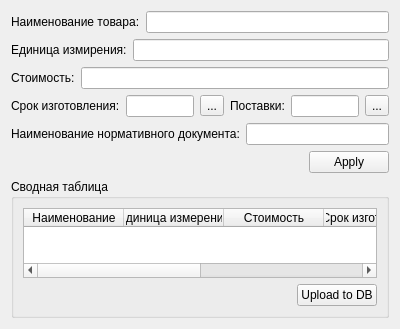
<?xml version="1.0" encoding="UTF-8"?>
<ui version="4.0">
 <class>Form</class>
 <widget class="QWidget" name="Form">
  <property name="geometry">
   <rect>
    <x>0</x>
    <y>0</y>
    <width>400</width>
    <height>300</height>
   </rect>
  </property>
  <property name="windowTitle">
   <string>Form</string>
  </property>
  <layout class="QVBoxLayout" name="verticalLayout_2">
   <item>
    <layout class="QVBoxLayout" name="verticalLayout">
     <item>
      <layout class="QHBoxLayout" name="horizontalLayout_4">
       <item>
        <widget class="QLabel" name="label">
         <property name="text">
          <string>Наименование товара:</string>
         </property>
        </widget>
       </item>
       <item>
        <widget class="QLineEdit" name="ProductNameLine"/>
       </item>
      </layout>
     </item>
     <item>
      <layout class="QHBoxLayout" name="horizontalLayout_3">
       <item>
        <widget class="QLabel" name="label_2">
         <property name="text">
          <string>Единица измирения:</string>
         </property>
        </widget>
       </item>
       <item>
        <widget class="QLineEdit" name="UnitsLine"/>
       </item>
      </layout>
     </item>
     <item>
      <layout class="QHBoxLayout" name="horizontalLayout">
       <item>
        <widget class="QLabel" name="label_3">
         <property name="text">
          <string>Стоимость:</string>
         </property>
        </widget>
       </item>
       <item>
        <widget class="QLineEdit" name="ValueLine"/>
       </item>
      </layout>
     </item>
     <item>
      <layout class="QHBoxLayout" name="horizontalLayout_2">
       <item>
        <widget class="QLabel" name="label_4">
         <property name="text">
          <string>Срок изготовления:</string>
         </property>
        </widget>
       </item>
       <item>
        <widget class="QLineEdit" name="ProduceDateLine">
         <property name="placeholderText">
          <string/>
         </property>
        </widget>
       </item>
       <item>
        <widget class="QToolButton" name="ProduceDateButton">
         <property name="text">
          <string>...</string>
         </property>
        </widget>
       </item>
       <item>
        <widget class="QLabel" name="label_5">
         <property name="text">
          <string>Поставки:</string>
         </property>
        </widget>
       </item>
       <item>
        <widget class="QLineEdit" name="SupplyDateLine"/>
       </item>
       <item>
        <widget class="QToolButton" name="SupplyDateButton">
         <property name="text">
          <string>...</string>
         </property>
        </widget>
       </item>
      </layout>
     </item>
     <item>
      <layout class="QHBoxLayout" name="horizontalLayout_6">
       <item>
        <widget class="QLabel" name="label_6">
         <property name="text">
          <string>Наименование нормативного документа:</string>
         </property>
        </widget>
       </item>
       <item>
        <widget class="QLineEdit" name="DocumentNameLine"/>
       </item>
      </layout>
     </item>
     <item>
      <layout class="QHBoxLayout" name="horizontalLayout_7">
       <item>
        <spacer name="horizontalSpacer_2">
         <property name="orientation">
          <enum>Qt::Horizontal</enum>
         </property>
         <property name="sizeHint" stdset="0">
          <size>
           <width>40</width>
           <height>20</height>
          </size>
         </property>
        </spacer>
       </item>
       <item>
        <widget class="QPushButton" name="ApplyButton">
         <property name="text">
          <string>Apply</string>
         </property>
        </widget>
       </item>
      </layout>
     </item>
     <item>
      <widget class="QGroupBox" name="groupBox">
       <property name="title">
        <string>Сводная таблица</string>
       </property>
       <layout class="QVBoxLayout" name="verticalLayout_4">
        <item>
         <layout class="QVBoxLayout" name="verticalLayout_3">
          <item>
           <widget class="QTableWidget" name="ProductTableWidget">
            <property name="selectionBehavior">
             <enum>QAbstractItemView::SelectRows</enum>
            </property>
            <column>
             <property name="text">
              <string>Наименование</string>
             </property>
            </column>
            <column>
             <property name="text">
              <string>Единица измерения</string>
             </property>
            </column>
            <column>
             <property name="text">
              <string>Стоимость</string>
             </property>
            </column>
            <column>
             <property name="text">
              <string>Срок изготовления</string>
             </property>
            </column>
            <column>
             <property name="text">
              <string>Срок поставки</string>
             </property>
            </column>
            <column>
             <property name="text">
              <string>Наименование нормативного документа</string>
             </property>
            </column>
           </widget>
          </item>
         </layout>
        </item>
        <item>
         <layout class="QHBoxLayout" name="horizontalLayout_5">
          <item>
           <spacer name="horizontalSpacer">
            <property name="orientation">
             <enum>Qt::Horizontal</enum>
            </property>
            <property name="sizeHint" stdset="0">
             <size>
              <width>40</width>
              <height>20</height>
             </size>
            </property>
           </spacer>
          </item>
          <item>
           <widget class="QPushButton" name="UploadToDBButton">
            <property name="text">
             <string>Upload to DB</string>
            </property>
           </widget>
          </item>
         </layout>
        </item>
       </layout>
      </widget>
     </item>
    </layout>
   </item>
  </layout>
 </widget>
 <resources/>
 <connections/>
</ui>
